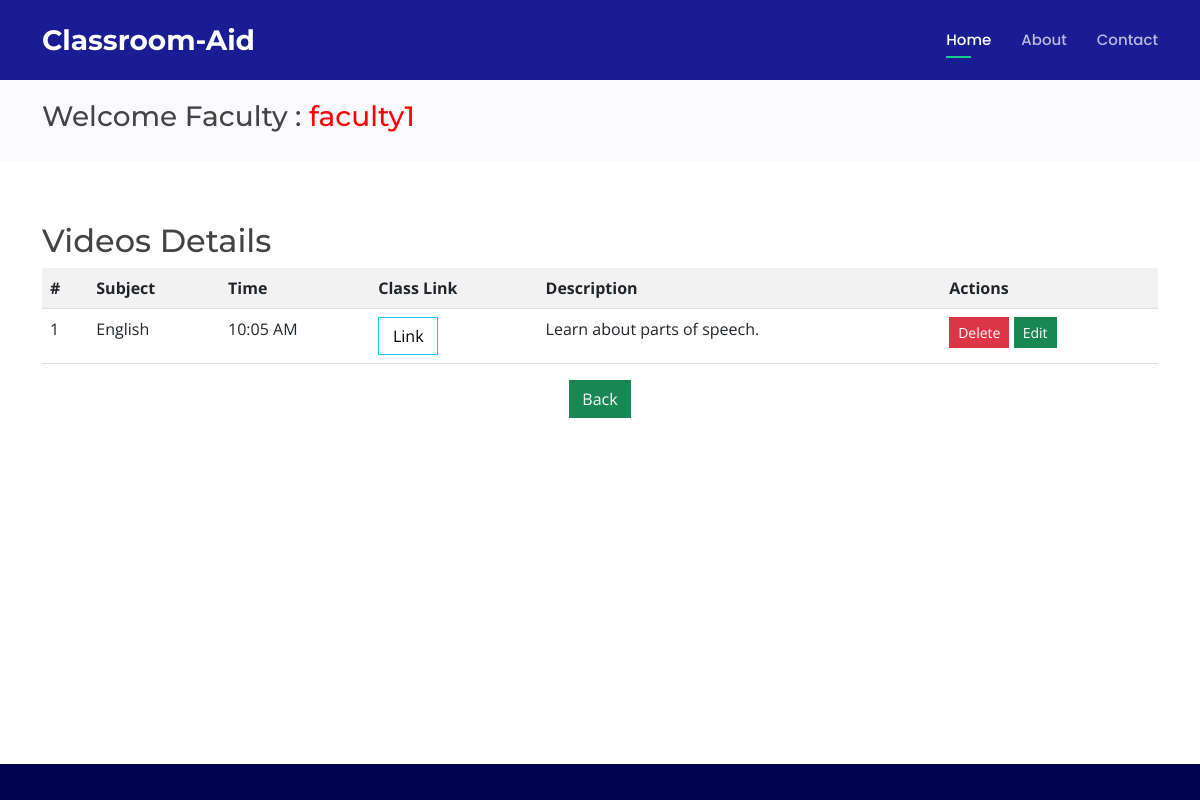
The app's page /managevideos.php (signed in) with its own data.
### tables this page shows
CREATE TABLE `video` (
  `V_id` int(10) NOT NULL,
  `V_Title` varchar(50) NOT NULL,
  `V_Time` varchar(40) NOT NULL,
  `V_Url` longtext NOT NULL,
  `V_Remarks` longtext NOT NULL
);

### managevideos.php (the view, shortened to what this page needs)
<?php
$fname = $_SESSION[ "fname" ];
?>
<!DOCTYPE html>
<html lang="en">
<?php include('after-login.php'); ?>
<body>
  <main id="main">
    <section class="breadcrumbs">
      <div class="container">
        <div class="d-flex justify-content-between align-items-center">
        <h3> Welcome Faculty : <a href="welcomefaculty.php" ><span style="color:#FF0004"> <?php echo $fname; ?></span></a> </h3>
        </div>
      </div>
    </section>
    <section class="inner-page">
      <div class="container">
			<?php
				include('database.php');
				$sql="SELECT * FROM video";
				$rs=mysqli_query($connect,$sql);
				echo "<h2 class='page-header'>Videos Details</h2>";
				echo "<table class='table table-striped' style='width:100%'>
				<tr>
					<th>#</th>
					<th>Subject</th>
					<th>Time</th>
					<th>Class Link</th>
					<th>Description</th>
					<th>Actions</th>
				</tr>";
				$count = 1;
				while( $row = mysqli_fetch_array($rs) )
				{
				?>
			<tr>
				<td>
					<?PHP echo $count;?>
				</td>
				<td>
					<?PHP echo $row['V_Title'];?>
				</td>
				<td>
					<?PHP echo $row['V_Time'];?>
				</td>
				<td>
				<a href="<?php echo $row['V_Url']; ?>"><input type=	"url" Value="Link"  class="btn btn-info" style="border-radius:0%;color:black;background:white;width:60px"><i class="fa fa-video-camera"></i></a>
				</td>
				<td>
					<?PHP echo $row['V_Remarks'];?>
				</td>
				<td><a href="managevideos.php?deleteid=<?php echo $row['V_id']; ?>"> <input type="button" Value="Delete"  class="btn btn-danger btn-sm" style="border-radius:0%" data-toggle="modal" data-target="#myModal"></a>
				<a href="managevideos2.php?editassid=<?php echo $row['V_id']; ?>"> <input type="button" Value="Edit"  class="btn btn-success btn-sm" style="border-radius:0%" data-toggle="modal" data-target="#myModal"></a>
				</td>
			</tr>
			<?php
		$count++;	}
			?>
			</table>
			<a href="welcomefaculty.php"> <input type="button" Value="Back"  class="btn btn-success" style="border-radius:0%;margin:0 auto;display:block;"></a>
      </div>
    </section>
  </main>
 <footer id="footer">
</footer>
</body>
</html>

### assets/css/style.css (style rules this page uses)
body { font-family: "Open Sans", sans-serif; color: #444444; }
a { color: #1acc8d; text-decoration: none; }
h1, h2, h3, h4, h5, h6 { font-family: "Montserrat", sans-serif; }
section { padding: 60px 0; overflow: hidden; }
.breadcrumbs { padding: 20px 0; background-color: #fafaff; min-height: 40px; margin-top: 80px; }
#footer { background: #010351; padding: 10px 10px 0px 0px; color: #fff; font-size: 14px; position:fixed; bottom:0; height:36px; width:100%; }

### records on screen
video: V_Title "English", V_Time "10:05 AM", V_Remarks "Learn about parts of speech."

### other values on screen
$fname "faculty1"
